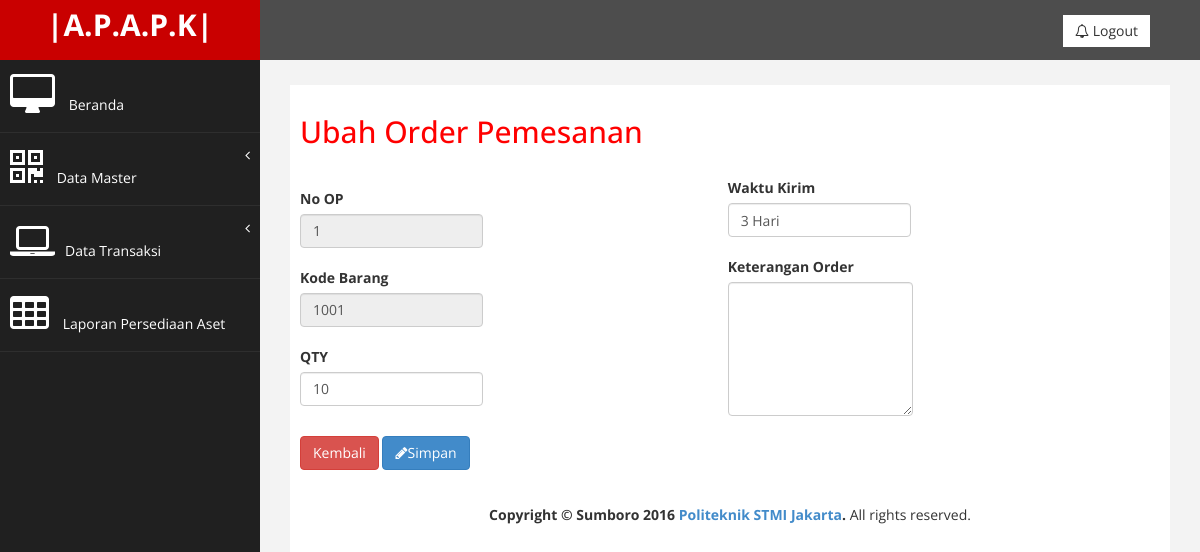
The app's page /index.php?halaman=ubahdataop&no_order=1 (signed in) with its own data.
### tables this page shows
CREATE TABLE IF NOT EXISTS `order_pemesanan` (
  `no_order` int(10) NOT NULL AUTO_INCREMENT,
  `nop` int(10) NOT NULL,
  `kode_brg` int(10) NOT NULL,
  `tggl_order` date NOT NULL,
  `jml_order` int(10) NOT NULL,
  `qty` int(10) NOT NULL,
  `waktu_kirim` varchar(30) NOT NULL,
  `ktrgn_order` varchar(50) NOT NULL,
  PRIMARY KEY (`no_order`)
);

CREATE TABLE IF NOT EXISTS `ms_brg` (
  `kode_brg` int(10) NOT NULL AUTO_INCREMENT,
  `nama_brg` varchar(25) NOT NULL,
  `mata_uang` varchar(10) NOT NULL,
  `harga_brg` int(12) NOT NULL,
  `ktrg_brg` varchar(50) NOT NULL,
  PRIMARY KEY (`kode_brg`)
);

### op/ubahop.php (the view)
<h2> Ubah Order Pemesanan </h2>
<?php
$no_order = $_GET['no_order'];
$sql = mysql_query("SELECT * from order_pemesanan JOIN ms_brg ON order_pemesanan.kode_brg = ms_brg.kode_brg WHERE no_order='$no_order'");
if($data = mysql_fetch_array($sql)){
    $no_order = $data['no_order'];
	$nop = $data['nop'];
    $kode_brg = $data['kode_brg'];
	$ktrgn_order = $data ['ktrgn_order'];
	$waktu_kirim = $data ['waktu_kirim'];
	$qty = $data ['qty'];
    }
?>
<form action="index.php?halaman=ubahop" method="POST">
	<div class="form-group">
	<table width='100%' align='center'>
    <tr><input type="hidden" name="no_order" value="<?php echo $no_order ; ?>">
		<td><label>No OP</label>
	   <input type='text' name='nop' value="<?php echo $nop ; ?>" class="form-control" readonly><br>
		<label>Kode Barang</label>
	   <input type='text' name='kode_brg' value="<?php echo $kode_brg ; ?>" class="form-control" readonly><br>
	   <label>QTY</label>
        <input type="text" name="qty" value="<?php echo $qty ; ?>" class="form-control" required></td><td>
		<br><label>Waktu Kirim</label>
        <input type="text" name="waktu_kirim" value="<?php echo $waktu_kirim ; ?>" class="form-control" required><br>
		<label>Keterangan Order</label>
        <textarea input rows="6" type="text" name="ktrgn_order" value="<?php echo $ktrgn_order ; ?>" class="form-control"></textarea><br>
		</table>
	<tr></tr><a href="index.php?halaman=dataop" class="btn btn-danger"></i>Kembali</a>
	<button type="submit" class="btn btn-primary" name="ubah"><i class="fa fa-pencil"></i>Simpan</button><br><br>
</div></form>

### assets/css/custom.css (style rules this page uses)
body { font-family: 'Open Sans', sans-serif; }
h2 { color: #f00; }

### records on screen
order_pemesanan: nop "1", kode_brg "1001", qty "10", waktu_kirim "3 Hari"
